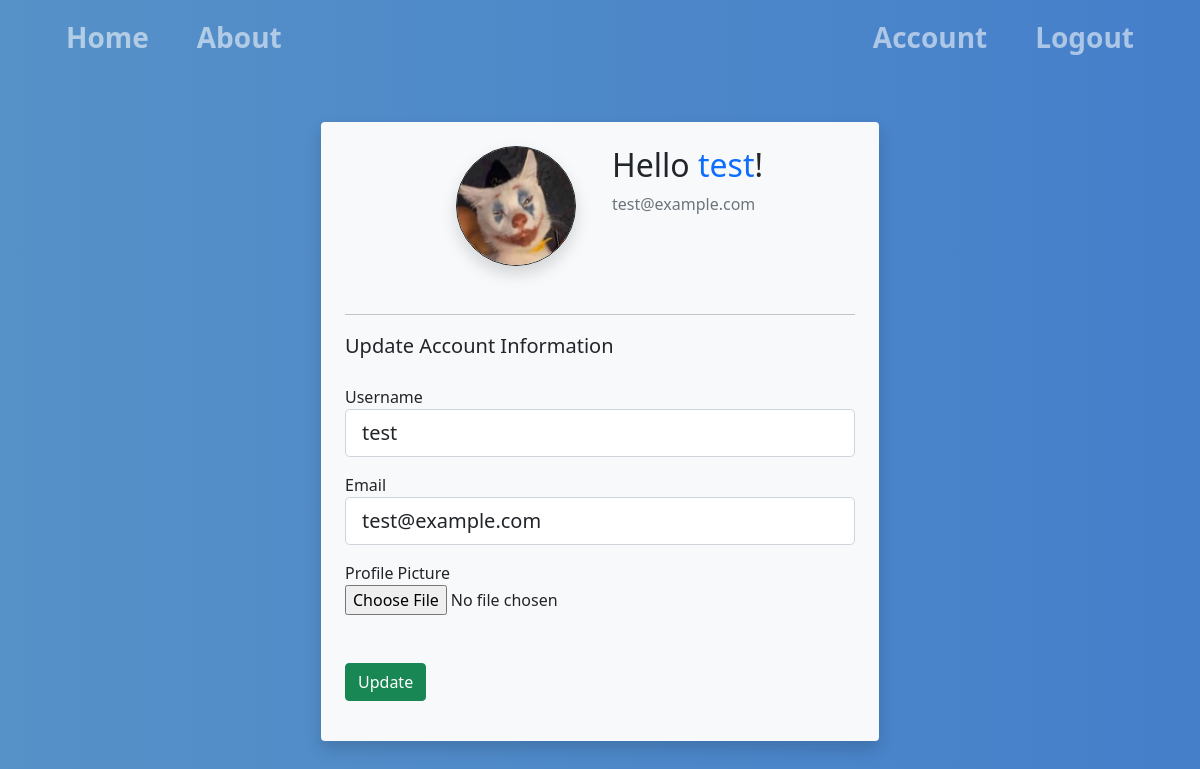
Page /account (signed in) on the committed database.
### modules/models.py (models this page shows, shortened)
class User(db.Model, UserMixin):
    id = db.Column(db.Integer, primary_key=True)
    username = db.Column(db.String(20), unique=True, nullable=False)
    email = db.Column(db.String(64), unique=True, nullable=False)
    image_file = db.Column(db.String(20), nullable=False, default='default.jpg')
    password = db.Column(db.String(60), nullable=False)
    posts = db.relationship('Post', backref='author', lazy=True)

### modules/users/routes.py (the view)
@users.route('/account', methods=['GET', 'POST'])
@login_required
def account():
    form = UpdateAccountForm()
    if(form.validate_on_submit()):
        if(form.picture.data):
            picture_file = save_picture(form.picture.data)
            current_user.image_file = picture_file
        current_user.username = form.username.data
        current_user.email = form.email.data
        db.session.commit()
        flash('Your account has been updated!', 'success')
        return redirect(url_for('users.account'))
    elif(request.method == 'GET'):
        form.username.data = current_user.username
        form.email.data = current_user.email
    image_file = url_for('static', filename='profile_pics/' + current_user.image_file)
    return render_template('account.html', title="Account", image_file=image_file, form=form)

### modules/users/forms.py (shortened to what this page needs)
class UpdateAccountForm(FlaskForm):
    username = StringField('Username',
                           validators=[DataRequired(), Length(min=2, max=20)])
    email = StringField('Email',
                        validators=[DataRequired(), Email(), Length(min=2, max=64)])
    picture = FileField('Profile Picture', validators=[FileAllowed(['png', 'jpg'])])
    submit = SubmitField('Update')

### modules/models.py (called while the page is built)
@login_manager.user_loader
def load_user(user_id):
    return User.query.get(int(user_id))

### modules/templates/account.html (shortened to what this page needs)
{% extends "layout.html" %}
{% block content %}
<div class="container bg-light rounded col-lg-6 col-12 p-4 pb-3 mb-3 shadow">
    <div class="row mb-5">
        <div class="col col-md-6 col-sm-12 text-end pe-4">
            <img class="rounded-circle border border-dark shadow" src="{{ image_file }}" alt="{{ current_user.username }}" style="width:120px;height:120px">
        </div>
        <div class="col col-md-6 col-sm-12">
            <h2 class="fw-light">Hello <strong class="text-primary">{{ current_user.username }}</strong>!</h2>
            <p class="text-muted">{{ current_user.email }}</p>
        </div>
    </div>
    <hr>
    <form method="post" action="" enctype="multipart/form-data">
        <fieldset class="form-group">
            <legend class="mb-4 fs-5 fw-light">Update Account Information</legend>
            <div class="form-group mb-3">
                {{ form.username.label(class="form-control-label") }}
                {% if form.username.errors %}
                {{ form.username(class="form-control form-control-lg is-invalid") }}
                <div class="invalid-feedback">
                    {% for error in form.username.errors %}
                    <span>{{ error }}</span>
                    {% endfor %}
                </div>
                {% else %}
                {{ form.username(class="form-control form-control-lg") }}
                {% endif %}
            </div>
            <div class="form-group mb-3">
                {{ form.email.label(class="form-control-label") }}
                {% if form.email.errors %}
                {{ form.email(class="form-control form-control-lg is-invalid") }}
                <div class="invalid-feedback">
                    {% for error in form.email.errors %}
                    <span>{{ error }}</span>
                    {% endfor %}
                </div>
                {% else %}
                {{ form.email(class="form-control form-control-lg") }}
                {% endif %}
            </div>
            <div class="form-group mb-5">
                {{ form.picture.label(class="form-control-label") }}<br>
                {{ form.picture(class="form-control-file") }}<br>
            </div>
        </fieldset>
        <div class="form-group mb-4">
            {{ form.submit(class="btn btn-success") }}
        </div>
    </form>
</div>
</div>
{% endblock content %}

### modules/static/master.css (style rules this page uses)
body { background: #457fca; background: -webkit-linear-gradient(to right, #5691c8, #457fca); background: linear-gradient(to right, #5691c8, #457fca); font-family: 'Roboto', sans-serif; }

### rows in the picture
User: username (picture), username "test", email "test@example.com"
